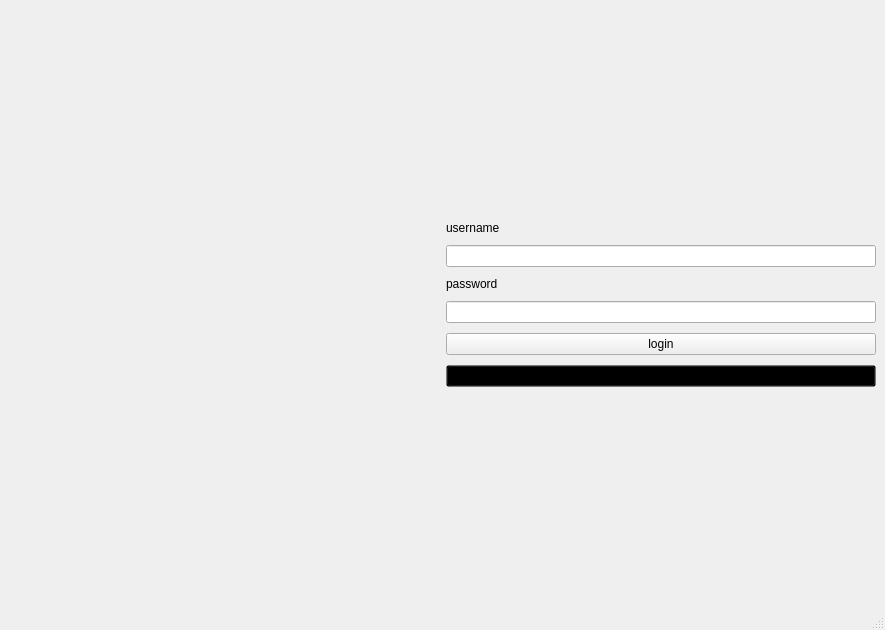
<?xml version="1.0" encoding="UTF-8"?>
<ui version="4.0">
 <class>MainWindow</class>
 <widget class="QMainWindow" name="MainWindow">
  <property name="geometry">
   <rect>
    <x>0</x>
    <y>0</y>
    <width>885</width>
    <height>630</height>
   </rect>
  </property>
  <property name="windowTitle">
   <string>MainWindow</string>
  </property>
  <widget class="QWidget" name="centralwidget">
   <layout class="QHBoxLayout" name="horizontalLayout">
    <item>
     <widget class="QLabel" name="label_img">
      <property name="enabled">
       <bool>true</bool>
      </property>
      <property name="sizePolicy">
       <sizepolicy hsizetype="Expanding" vsizetype="Expanding">
        <horstretch>0</horstretch>
        <verstretch>0</verstretch>
       </sizepolicy>
      </property>
      <property name="styleSheet">
       <string notr="true">width :50vw;</string>
      </property>
      <property name="text">
       <string/>
      </property>
     </widget>
    </item>
    <item>
     <layout class="QVBoxLayout" name="verticalLayout_3">
      <property name="spacing">
       <number>10</number>
      </property>
      <property name="leftMargin">
       <number>0</number>
      </property>
      <property name="rightMargin">
       <number>0</number>
      </property>
      <item>
       <spacer name="verticalSpacer_2">
        <property name="orientation">
         <enum>Qt::Vertical</enum>
        </property>
        <property name="sizeHint" stdset="0">
         <size>
          <width>20</width>
          <height>40</height>
         </size>
        </property>
       </spacer>
      </item>
      <item>
       <layout class="QVBoxLayout" name="verticalLayout">
        <item>
         <widget class="QLabel" name="label_username">
          <property name="text">
           <string>username</string>
          </property>
         </widget>
        </item>
        <item>
         <widget class="QLineEdit" name="lineEdit_username"/>
        </item>
       </layout>
      </item>
      <item>
       <layout class="QVBoxLayout" name="verticalLayout_2">
        <item>
         <widget class="QLabel" name="label_password">
          <property name="text">
           <string>password</string>
          </property>
         </widget>
        </item>
        <item>
         <widget class="QLineEdit" name="lineEdit_password">
          <property name="echoMode">
           <enum>QLineEdit::Password</enum>
          </property>
         </widget>
        </item>
       </layout>
      </item>
      <item>
       <widget class="QPushButton" name="pushButton">
        <property name="text">
         <string>login</string>
        </property>
       </widget>
      </item>
      <item>
       <widget class="QPushButton" name="pushButton_2">
        <property name="styleSheet">
         <string notr="true">background:transparent;</string>
        </property>
        <property name="text">
         <string>create Account</string>
        </property>
       </widget>
      </item>
      <item>
       <spacer name="verticalSpacer">
        <property name="orientation">
         <enum>Qt::Vertical</enum>
        </property>
        <property name="sizeHint" stdset="0">
         <size>
          <width>20</width>
          <height>40</height>
         </size>
        </property>
       </spacer>
      </item>
     </layout>
    </item>
   </layout>
  </widget>
  <widget class="QStatusBar" name="statusbar"/>
 </widget>
 <resources/>
 <connections/>
</ui>
